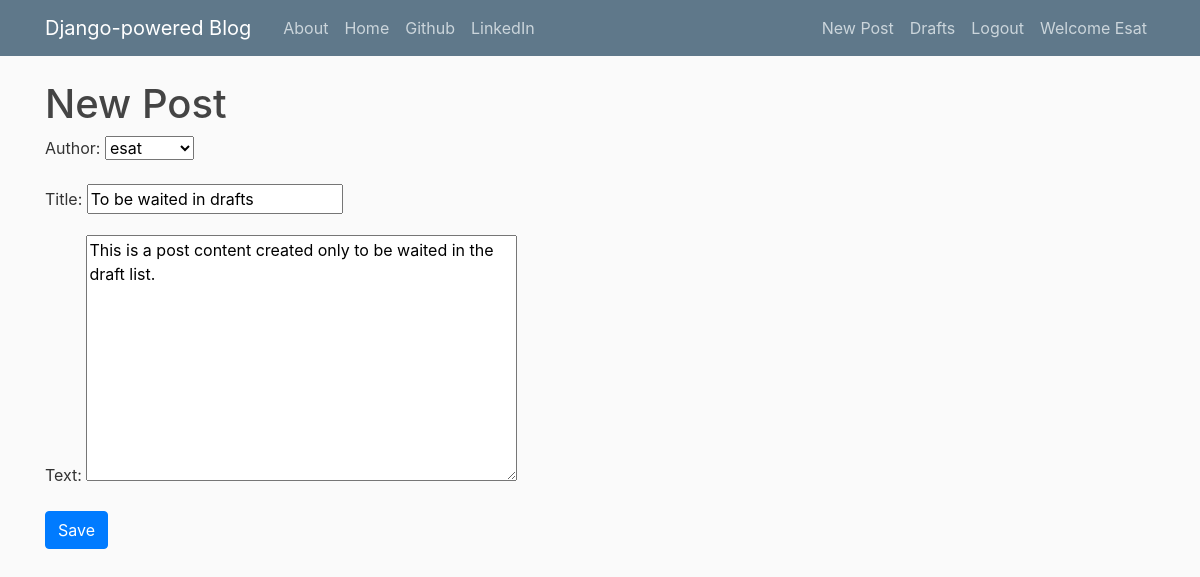
The page /post/27/edit/ (signed in) on the database its author committed.
### blog/models.py (models this page shows, shortened)
class Post(models.Model):
    author = models.ForeignKey('auth.User', on_delete=models.CASCADE)
    title = models.CharField(max_length=200)
    text = models.TextField()
    create_date = models.DateTimeField(default=timezone.now)
    published_date = models.DateTimeField(blank=True, null=True)
    last_publication_date = models.DateTimeField(blank=True, null=True)

### blog/views.py (the view)
# urls.py: path('post/<int:pk>/edit/', views.PostUpdateView.as_view(), name='post_edit'),
class PostUpdateView(LoginRequiredMixin, UpdateView):
    login_url = '/login/'
    redirect_field_name = 'post_details'
    form_class = PostForm
    model = Post

### blog/forms.py
class PostForm(forms.ModelForm):
    class Meta():
        model = Post
        fields = ('author', 'title', 'text')
        widgets = {
            'title':forms.TextInput(attrs={'class':'textinputclass'}),
            'text':forms.Textarea(attrs={'class':'editable medium-editor-textarea postcontent'})
        }

### blog/templates/blog/post_form.html (shortened to what this page needs)
{% extends "blog/base.html" %}
{% block content %}
  <h1>New Post</h1>
  <form class="post-form" method="POST">
    {{form.as_p}}
    <input type="submit" class="btn btn-primary" value="Save">
  </form>
{% endblock %}

### blog/templates/blog/base.html (shortened to what this page needs)
<!DOCTYPE html>
{% load staticfiles %}
<html lang="en" dir="ltr">
  <head>
    <link rel="stylesheet" href="https://maxcdn.bootstrapcdn.com/bootstrap/4.0.0/css/bootstrap.min.css">
    <link rel="stylesheet" href="{% static 'css/blog.css' %}">
    </head>
    <body>
    <header class="site-header">
      <nav class="navbar navbar-expand-md navbar-dark bg-steel fixed-top">
        <div class="container">
          <a class="navbar-brand mr-4" href="{% url 'blog:post_list' %}">Django-powered Blog</a>
          <div class="collapse navbar-collapse" id="navbarToggle">
            <div class="navbar-nav mr-auto">
              <a class="nav-item nav-link" href="{% url 'blog:about' %}">About</a>
              <a class="nav-item nav-link" href="{% url 'blog:post_list' %}">Home</a>
              <a class="nav-item nav-link" href="https://www.github.com">Github</a>
              <a class="nav-item nav-link" href="https://www.linkedin.com">LinkedIn</a>
            </div>
            <div class="navbar-nav">
              {% if user.is_authenticated %}
                <a class="nav-item nav-link" href="{% url 'blog:post_new' %}">New Post</a>
                <a class="nav-item nav-link" href="{% url 'blog:post_draft_list' %}">Drafts</a>
                <a class="nav-item nav-link" href="{% url 'logout' %}">Logout</a>
                <a class="nav-item nav-link" href="#"> Welcome {{user.username.capitalize}}</a>
              {% else %}
                <a class="nav-item nav-link " href="{% url 'login' %}">
                <span class="iconify" data-icon="fa-solid:user-lock" data-inline="false"></span> Login
                </a>
                <a class="nav-item nav-link" href="#">
                  <span class="iconify" data-icon="dashicons:format-aside" data-inline="false"></span> Register</a>
              {% endif %}
            </div>
          </div>
        </div>
      </nav>
    </header>
    <div class="content container">
      <div class="row">
        <div class="col-md-10">
          <div>
            {% block content %}
            {% endblock %}
          </div>
        </div>
      </div>
    </div>
  </body>
</html>

### blog/static/css/blog.css (style rules this page uses)
body { background: #fafafa; color: #333333; margin-top: 5rem; }
h1, h2, h3, h4, h5, h6 { color: #444444; }
.bg-steel { background-color: #5f788a; }
.site-header .navbar-nav .nav-link { color: #cbd5db; }

### rows shown on the page
Post: author "esat", title "To be waited in drafts", text "This is a post content created only to be waited in the draft list."

### other values the page prints
{{ user.username.capitalize }} "Esat"
